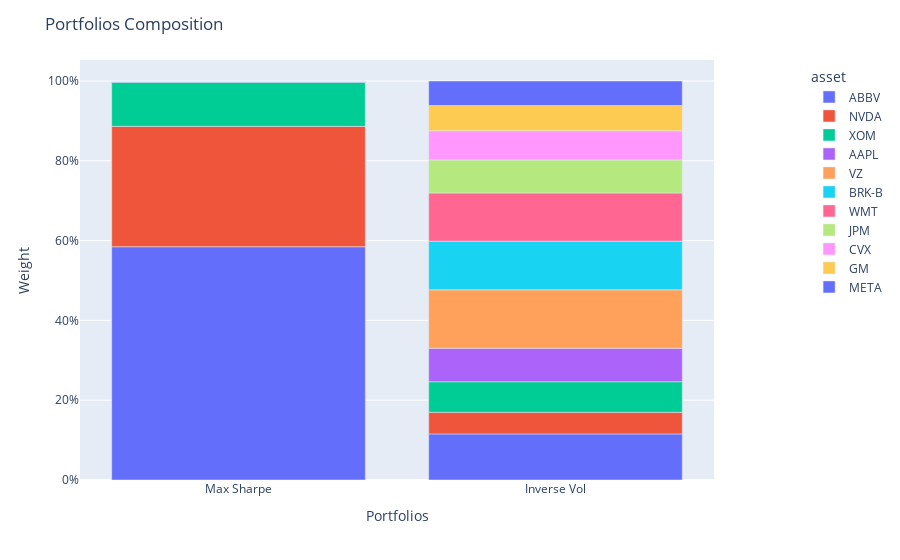

The code cell stored with this chart in its notebook:
### Code cell
population = Population([pred_model, pred_bench])
population.plot_composition()

### Figure 1 — Plotly figure (JSON) as saved in the notebook; plotly's stock layout.template omitted (floating-point values rounded to 4 significant figures)
{"data": [{"alignmentgroup": "True", "hovertemplate": "asset=ABBV<br>index=%{x}<br>value=%{y}<extra></extra>", "legendgroup": "ABBV", "marker": {"color": "#636efa", "pattern": {"shape": ""}}, "name": "ABBV", "offsetgroup": "ABBV", "orientation": "v", "showlegend": true, "textposition": "auto", "type": "bar", "x": ["Max Sharpe", "Inverse Vol"], "xaxis": "x", "y": [0.5846, 0.1155], "yaxis": "y"}, {"alignmentgroup": "True", "hovertemplate": "asset=NVDA<br>index=%{x}<br>value=%{y}<extra></extra>", "legendgroup": "NVDA", "marker": {"color": "#EF553B", "pattern": {"shape": ""}}, "name": "NVDA", "offsetgroup": "NVDA", "orientation": "v", "showlegend": true, "textposition": "auto", "type": "bar", "x": ["Max Sharpe", "Inverse Vol"], "xaxis": "x", "y": [0.3017, 0.0542], "yaxis": "y"}, {"alignmentgroup": "True", "hovertemplate": "asset=XOM<br>index=%{x}<br>value=%{y}<extra></extra>", "legendgroup": "XOM", "marker": {"color": "#00cc96", "pattern": {"shape": ""}}, "name": "XOM", "offsetgroup": "XOM", "orientation": "v", "showlegend": true, "textposition": "auto", "type": "bar", "x": ["Max Sharpe", "Inverse Vol"], "xaxis": "x", "y": [0.1103, 0.07665], "yaxis": "y"}, {"alignmentgroup": "True", "hovertemplate": "asset=AAPL<br>index=%{x}<br>value=%{y}<extra></extra>", "legendgroup": "AAPL", "marker": {"color": "#ab63fa", "pattern": {"shape": ""}}, "name": "AAPL", "offsetgroup": "AAPL", "orientation": "v", "showlegend": true, "textposition": "auto", "type": "bar", "x": ["Max Sharpe", "Inverse Vol"], "xaxis": "x", "y": [0.00335, 0.08389], "yaxis": "y"}, {"alignmentgroup": "True", "hovertemplate": "asset=VZ<br>index=%{x}<br>value=%{y}<extra></extra>", "legendgroup": "VZ", "marker": {"color": "#FFA15A", "pattern": {"shape": ""}}, "name": "VZ", "offsetgroup": "VZ", "orientation": "v", "showlegend": true, "textposition": "auto", "type": "bar", "x": ["Max Sharpe", "Inverse Vol"], "xaxis": "x", "y": [0, 0.1464], "yaxis": "y"}, {"alignmentgroup": "True", "hovertemplate": "asset=BRK-B<br>index=%{x}<br>value=%{y}<extra></extra>", "legendgroup": "BRK-B", "marker": {"color": "#19d3f3", "pattern": {"shape": ""}}, "name": "BRK-B", "offsetgroup": "BRK-B", "orientation": "v", "showlegend": true, "textposition": "auto", "type": "bar", "x": ["Max Sharpe", "Inverse Vol"], "xaxis": "x", "y": [0, 0.1219], "yaxis": "y"}, {"alignmentgroup": "True", "hovertemplate": "asset=WMT<br>index=%{x}<br>value=%{y}<extra></extra>", "legendgroup": "WMT", "marker": {"color": "#FF6692", "pattern": {"shape": ""}}, "name": "WMT", "offsetgroup": "WMT", "orientation": "v", "showlegend": true, "textposition": "auto", "type": "bar", "x": ["Max Sharpe", "Inverse Vol"], "xaxis": "x", "y": [0, 0.1208], "yaxis": "y"}, {"alignmentgroup": "True", "hovertemplate": "asset=JPM<br>index=%{x}<br>value=%{y}<extra></extra>", "legendgroup": "JPM", "marker": {"color": "#B6E880", "pattern": {"shape": ""}}, "name": "JPM", "offsetgroup": "JPM", "orientation": "v", "showlegend": true, "textposition": "auto", "type": "bar", "x": ["Max Sharpe", "Inverse Vol"], "xaxis": "x", "y": [0, 0.08267], "yaxis": "y"}, {"alignmentgroup": "True", "hovertemplate": "asset=CVX<br>index=%{x}<br>value=%{y}<extra></extra>", "legendgroup": "CVX", "marker": {"color": "#FF97FF", "pattern": {"shape": ""}}, "name": "CVX", "offsetgroup": "CVX", "orientation": "v", "showlegend": true, "textposition": "auto", "type": "bar", "x": ["Max Sharpe", "Inverse Vol"], "xaxis": "x", "y": [0, 0.07321], "yaxis": "y"}, {"alignmentgroup": "True", "hovertemplate": "asset=GM<br>index=%{x}<br>value=%{y}<extra></extra>", "legendgroup": "GM", "marker": {"color": "#FECB52", "pattern": {"shape": ""}}, "name": "GM", "offsetgroup": "GM", "orientation": "v", "showlegend": true, "textposition": "auto", "type": "bar", "x": ["Max Sharpe", "Inverse Vol"], "xaxis": "x", "y": [0, 0.06314], "yaxis": "y"}, {"alignmentgroup": "True", "hovertemplate": "asset=META<br>index=%{x}<br>value=%{y}<extra></extra>", "legendgroup": "META", "marker": {"color": "#636efa", "pattern": {"shape": ""}}, "name": "META", "offsetgroup": "META", "orientation": "v", "showlegend": true, "textposition": "auto", "type": "bar", "x": ["Max Sharpe", "Inverse Vol"], "xaxis": "x", "y": [0, 0.06155], "yaxis": "y"}], "layout": {"barmode": "relative", "legend": {"title": {"text": "asset"}, "tracegroupgap": 0, "x": 1.15, "xanchor": "left", "y": 0.99, "yanchor": "top"}, "margin": {"t": 60}, "title": {"text": "Portfolios Composition"}, "xaxis": {"anchor": "y", "domain": [0, 1], "title": {"text": "Portfolios"}}, "yaxis": {"anchor": "x", "domain": [0, 1], "tickformat": ",.0%", "title": {"text": "Weight"}}}}
